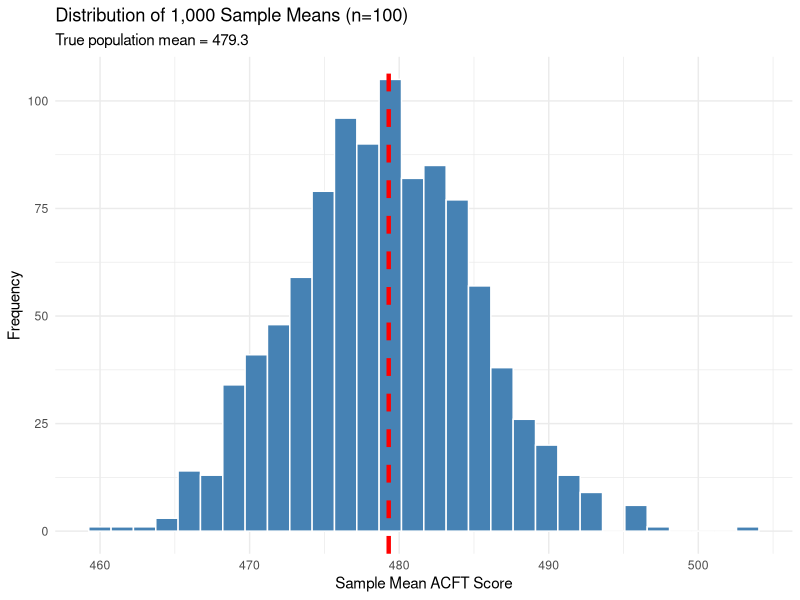

Write R code to recreate this figure.
## ---- chunk 1
library(tidyverse)
library(kableExtra)
## ---- chunk 2
comparison <- tibble(
  Aspect = c(
    "Treatment Assignment",
    "Causation",
    "Confounding",
    "Typical Goal",
    "Example"
  ),
  `Observational Study` = c(
    "Researcher observes naturally occurring groups",
    "Cannot establish",
    "Difficult to control",
    "Describe associations",
    "Surveying soldiers about sleep and APFT scores"
  ),
  `Designed Experiment` = c(
    "Researcher randomly assigns treatments",
    "Can establish (if well-designed)",
    "Controlled through randomization",
    "Establish cause-effect",
    "Randomly assigning soldiers to different sleep schedules"
  )
)

comparison %>%
  kable() %>%
  kable_styling(bootstrap_options = c("striped", "hover")) %>%
  column_spec(1, bold = TRUE)
## ---- chunk 3
# Set seed for reproducibility
set.seed(206)

# Create sampling frame: C-numbers for 120 cadets
population <- sprintf("C%05d", 90001:90120)

# Draw a simple random sample of size 10
sample_srs <- sample(population, size = 10, replace = FALSE)

# Display the selected cadets
sample_srs
## ---- chunk 4
set.seed(206)

# Create population with class labels
class_year <- rep(c("Firstie", "Cow", "Yuk", "Plebe"), each = 1100)
cadet_id <- sprintf("C%05d", 1:4400)

population_df <- tibble(cadet_id, class_year)

# Stratified sampling: 50 from each class
stratified_sample <- population_df %>%
  group_by(class_year) %>%
  slice_sample(n = 50) %>%
  ungroup()

# Verify sample sizes per stratum
stratified_sample %>%
  count(class_year) %>%
  kable() %>%
  kable_styling(bootstrap_options = c("striped", "hover"))
## ---- chunk 5
sampling_methods <- tibble(
  Method = c(
    "Simple Random",
    "Stratified Random",
    "Cluster",
    "Systematic",
    "Convenience"
  ),
  Description = c(
    "Every individual has equal probability",
    "Random sample from each subgroup",
    "Randomly select groups, sample all within",
    "Select every kth individual from a list",
    "Select easily accessible individuals"
  ),
  Pros = c(
    "Unbiased, straightforward",
    "Ensures subgroup representation",
    "Cost-effective for dispersed populations",
    "Simple to implement",
    "Quick and cheap"
  ),
  Cons = c(
    "May miss subgroups by chance",
    "Requires knowledge of strata",
    "Higher variability within clusters",
    "Can introduce bias if pattern in list",
    "Highly biased, non-representative"
  ),
  `Generalizable?` = c(
    "Yes",
    "Yes",
    "Yes",
    "Usually",
    "No"
  )
)

sampling_methods %>%
  kable() %>%
  kable_styling(bootstrap_options = c("striped", "hover", "condensed"), font_size = 12) %>%
  column_spec(1, bold = TRUE) %>%
  row_spec(5, background = "#ffebee")  # Highlight convenience sampling
## ---- chunk 6
set.seed(42)

# Suppose we have 100 soldiers with varying fitness levels
soldiers <- tibble(
  id = 1:100,
  fitness_score = rnorm(100, mean = 250, sd = 30)
)

# Random assignment to treatment/control
soldiers <- soldiers %>%
  mutate(group = sample(rep(c("Treatment", "Control"), each = 50)))

# Check that randomization balanced fitness scores
soldiers %>%
  group_by(group) %>%
  summarize(
    n = n(),
    mean_fitness = round(mean(fitness_score), 1),
    sd_fitness = round(sd(fitness_score), 1)
  ) %>%
  kable() %>%
  kable_styling(bootstrap_options = c("striped", "hover"))
## ---- chunk 7
set.seed(206)

# Create a population of 10,000 soldiers with a known mean ACFT score
population_acft <- tibble(
  soldier_id = 1:10000,
  acft_score = rnorm(10000, mean = 480, sd = 60)
)

# True population mean
true_mean <- mean(population_acft$acft_score)

# Take 1000 different random samples of size 100
sampling_distribution <- tibble(
  sample_number = 1:1000,
  sample_mean = map_dbl(1:1000, ~mean(sample(population_acft$acft_score, 100)))
)

# Plot the distribution of sample means
ggplot(sampling_distribution, aes(x = sample_mean)) +
  geom_histogram(bins = 30, fill = "steelblue", color = "white") +
  geom_vline(xintercept = true_mean, color = "red", linewidth = 1.5, linetype = "dashed") +
  labs(
    title = "Distribution of 1,000 Sample Means (n=100)",
    subtitle = paste("True population mean =", round(true_mean, 1)),
    x = "Sample Mean ACFT Score",
    y = "Frequency"
  ) +
  theme_minimal()
